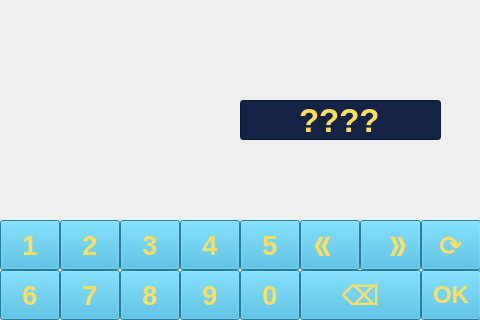
<?xml version="1.0" encoding="UTF-8"?>
<ui version="4.0">
 <class>MainWindow</class>
 <widget class="QMainWindow" name="MainWindow">
  <property name="geometry">
   <rect>
    <x>0</x>
    <y>0</y>
    <width>480</width>
    <height>320</height>
   </rect>
  </property>
  <property name="minimumSize">
   <size>
    <width>480</width>
    <height>320</height>
   </size>
  </property>
  <property name="maximumSize">
   <size>
    <width>480</width>
    <height>320</height>
   </size>
  </property>
  <property name="windowTitle">
   <string>MainWindow</string>
  </property>
  <widget class="QWidget" name="centralwidget">
   <property name="minimumSize">
    <size>
     <width>480</width>
     <height>320</height>
    </size>
   </property>
   <property name="maximumSize">
    <size>
     <width>480</width>
     <height>16777215</height>
    </size>
   </property>
   <widget class="QLabel" name="label">
    <property name="geometry">
     <rect>
      <x>0</x>
      <y>10</y>
      <width>481</width>
      <height>321</height>
     </rect>
    </property>
    <property name="text">
     <string/>
    </property>
    <property name="pixmap">
     <pixmap resource="img.qrc">:/background/background.png</pixmap>
    </property>
   </widget>
   <widget class="QLineEdit" name="lineEdit">
    <property name="geometry">
     <rect>
      <x>240</x>
      <y>100</y>
      <width>201</width>
      <height>40</height>
     </rect>
    </property>
    <property name="font">
     <font>
      <pointsize>25</pointsize>
      <italic>false</italic>
      <bold>true</bold>
     </font>
    </property>
    <property name="styleSheet">
     <string notr="true">color: rgb(255, 221, 95);
background-color: rgb(21, 35, 70);
</string>
    </property>
    <property name="text">
     <string>????</string>
    </property>
    <property name="alignment">
     <set>Qt::AlignCenter</set>
    </property>
   </widget>
   <widget class="QPushButton" name="Button_1">
    <property name="geometry">
     <rect>
      <x>0</x>
      <y>220</y>
      <width>60</width>
      <height>50</height>
     </rect>
    </property>
    <property name="font">
     <font>
      <pointsize>20</pointsize>
      <bold>true</bold>
     </font>
    </property>
    <property name="styleSheet">
     <string notr="true">color: rgb(255, 221, 95);
background-color: rgb(55, 176, 219);</string>
    </property>
    <property name="text">
     <string>1</string>
    </property>
   </widget>
   <widget class="QPushButton" name="Button_2">
    <property name="geometry">
     <rect>
      <x>60</x>
      <y>220</y>
      <width>60</width>
      <height>50</height>
     </rect>
    </property>
    <property name="font">
     <font>
      <pointsize>20</pointsize>
      <bold>true</bold>
     </font>
    </property>
    <property name="styleSheet">
     <string notr="true">color: rgb(255, 221, 95);
background-color: rgb(55, 176, 219);</string>
    </property>
    <property name="text">
     <string>2</string>
    </property>
   </widget>
   <widget class="QPushButton" name="Button_3">
    <property name="geometry">
     <rect>
      <x>120</x>
      <y>220</y>
      <width>60</width>
      <height>50</height>
     </rect>
    </property>
    <property name="font">
     <font>
      <pointsize>20</pointsize>
      <bold>true</bold>
     </font>
    </property>
    <property name="styleSheet">
     <string notr="true">color: rgb(255, 221, 95);
background-color: rgb(55, 176, 219);</string>
    </property>
    <property name="text">
     <string>3</string>
    </property>
   </widget>
   <widget class="QPushButton" name="Button_4">
    <property name="geometry">
     <rect>
      <x>180</x>
      <y>220</y>
      <width>60</width>
      <height>50</height>
     </rect>
    </property>
    <property name="font">
     <font>
      <pointsize>20</pointsize>
      <bold>true</bold>
     </font>
    </property>
    <property name="styleSheet">
     <string notr="true">color: rgb(255, 221, 95);
background-color: rgb(55, 176, 219);</string>
    </property>
    <property name="text">
     <string>4</string>
    </property>
   </widget>
   <widget class="QPushButton" name="Button_5">
    <property name="geometry">
     <rect>
      <x>240</x>
      <y>220</y>
      <width>60</width>
      <height>50</height>
     </rect>
    </property>
    <property name="font">
     <font>
      <pointsize>20</pointsize>
      <bold>true</bold>
     </font>
    </property>
    <property name="styleSheet">
     <string notr="true">color: rgb(255, 221, 95);
background-color: rgb(55, 176, 219);</string>
    </property>
    <property name="text">
     <string>5</string>
    </property>
   </widget>
   <widget class="QPushButton" name="Button_6">
    <property name="geometry">
     <rect>
      <x>0</x>
      <y>270</y>
      <width>60</width>
      <height>50</height>
     </rect>
    </property>
    <property name="font">
     <font>
      <pointsize>20</pointsize>
      <bold>true</bold>
     </font>
    </property>
    <property name="styleSheet">
     <string notr="true">color: rgb(255, 221, 95);
background-color: rgb(55, 176, 219);</string>
    </property>
    <property name="text">
     <string>6</string>
    </property>
   </widget>
   <widget class="QPushButton" name="Button_7">
    <property name="geometry">
     <rect>
      <x>60</x>
      <y>270</y>
      <width>60</width>
      <height>50</height>
     </rect>
    </property>
    <property name="font">
     <font>
      <pointsize>20</pointsize>
      <bold>true</bold>
     </font>
    </property>
    <property name="styleSheet">
     <string notr="true">color: rgb(255, 221, 95);
background-color: rgb(55, 176, 219);</string>
    </property>
    <property name="text">
     <string>7</string>
    </property>
   </widget>
   <widget class="QPushButton" name="Button_8">
    <property name="geometry">
     <rect>
      <x>120</x>
      <y>270</y>
      <width>60</width>
      <height>50</height>
     </rect>
    </property>
    <property name="font">
     <font>
      <pointsize>20</pointsize>
      <bold>true</bold>
     </font>
    </property>
    <property name="styleSheet">
     <string notr="true">color: rgb(255, 221, 95);
background-color: rgb(55, 176, 219);</string>
    </property>
    <property name="text">
     <string>8</string>
    </property>
   </widget>
   <widget class="QPushButton" name="Button_9">
    <property name="geometry">
     <rect>
      <x>180</x>
      <y>270</y>
      <width>60</width>
      <height>50</height>
     </rect>
    </property>
    <property name="font">
     <font>
      <pointsize>20</pointsize>
      <bold>true</bold>
     </font>
    </property>
    <property name="styleSheet">
     <string notr="true">color: rgb(255, 221, 95);
background-color: rgb(55, 176, 219);</string>
    </property>
    <property name="text">
     <string>9</string>
    </property>
   </widget>
   <widget class="QPushButton" name="Button_0">
    <property name="geometry">
     <rect>
      <x>240</x>
      <y>270</y>
      <width>60</width>
      <height>50</height>
     </rect>
    </property>
    <property name="font">
     <font>
      <pointsize>20</pointsize>
      <bold>true</bold>
     </font>
    </property>
    <property name="styleSheet">
     <string notr="true">color: rgb(255, 221, 95);
background-color: rgb(55, 176, 219);</string>
    </property>
    <property name="text">
     <string>0</string>
    </property>
   </widget>
   <widget class="QPushButton" name="Button_del">
    <property name="geometry">
     <rect>
      <x>300</x>
      <y>270</y>
      <width>121</width>
      <height>50</height>
     </rect>
    </property>
    <property name="font">
     <font>
      <pointsize>20</pointsize>
      <bold>true</bold>
     </font>
    </property>
    <property name="styleSheet">
     <string notr="true">color: rgb(255, 221, 95);
background-color: rgb(55, 176, 219);</string>
    </property>
    <property name="text">
     <string>⌫</string>
    </property>
   </widget>
   <widget class="QPushButton" name="Button_enter">
    <property name="geometry">
     <rect>
      <x>421</x>
      <y>270</y>
      <width>60</width>
      <height>50</height>
     </rect>
    </property>
    <property name="font">
     <font>
      <pointsize>18</pointsize>
      <bold>true</bold>
     </font>
    </property>
    <property name="styleSheet">
     <string notr="true">color: rgb(255, 221, 95);
background-color: rgb(55, 176, 219);</string>
    </property>
    <property name="text">
     <string>OK</string>
    </property>
   </widget>
   <widget class="QPushButton" name="Button_next">
    <property name="geometry">
     <rect>
      <x>360</x>
      <y>220</y>
      <width>61</width>
      <height>50</height>
     </rect>
    </property>
    <property name="font">
     <font>
      <pointsize>20</pointsize>
      <bold>true</bold>
     </font>
    </property>
    <property name="styleSheet">
     <string notr="true">color: rgb(255, 221, 95);
background-color: rgb(55, 176, 219);</string>
    </property>
    <property name="text">
     <string>  》</string>
    </property>
   </widget>
   <widget class="QPushButton" name="Button_priview">
    <property name="geometry">
     <rect>
      <x>300</x>
      <y>220</y>
      <width>60</width>
      <height>50</height>
     </rect>
    </property>
    <property name="font">
     <font>
      <pointsize>20</pointsize>
      <bold>true</bold>
     </font>
    </property>
    <property name="styleSheet">
     <string notr="true">color: rgb(255, 221, 95);
background-color: rgb(55, 176, 219);</string>
    </property>
    <property name="text">
     <string>《  </string>
    </property>
   </widget>
   <widget class="QLabel" name="label_2">
    <property name="geometry">
     <rect>
      <x>0</x>
      <y>0</y>
      <width>481</width>
      <height>321</height>
     </rect>
    </property>
    <property name="text">
     <string/>
    </property>
    <property name="pixmap">
     <pixmap resource="img.qrc">:/background/backcoler.png</pixmap>
    </property>
   </widget>
   <widget class="QPushButton" name="Button_reload">
    <property name="geometry">
     <rect>
      <x>421</x>
      <y>220</y>
      <width>60</width>
      <height>50</height>
     </rect>
    </property>
    <property name="font">
     <font>
      <pointsize>20</pointsize>
      <bold>true</bold>
     </font>
    </property>
    <property name="styleSheet">
     <string notr="true">color: rgb(255, 221, 95);
background-color: rgb(55, 176, 219);</string>
    </property>
    <property name="text">
     <string>⟳</string>
    </property>
   </widget>
   <zorder>label_2</zorder>
   <zorder>label</zorder>
   <zorder>lineEdit</zorder>
   <zorder>Button_1</zorder>
   <zorder>Button_2</zorder>
   <zorder>Button_3</zorder>
   <zorder>Button_4</zorder>
   <zorder>Button_5</zorder>
   <zorder>Button_6</zorder>
   <zorder>Button_7</zorder>
   <zorder>Button_8</zorder>
   <zorder>Button_9</zorder>
   <zorder>Button_0</zorder>
   <zorder>Button_del</zorder>
   <zorder>Button_enter</zorder>
   <zorder>Button_next</zorder>
   <zorder>Button_priview</zorder>
   <zorder>Button_reload</zorder>
  </widget>
 </widget>
 <resources>
  <include location="img.qrc"/>
 </resources>
 <connections/>
</ui>
